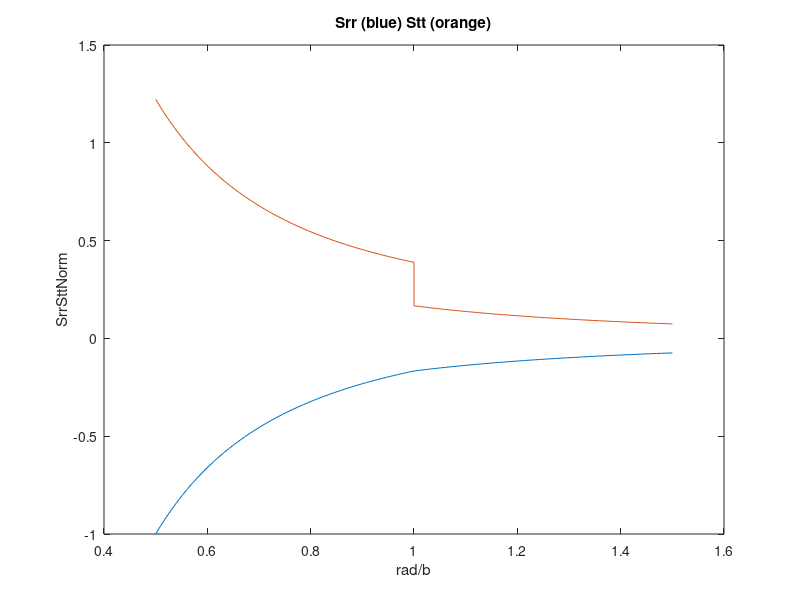

Write the MATLAB code that produced this figure.
%Annulus

close all
clear 

%%%%
%Parameters
%%%%
a=1;        %Hole radius
b=2;        %Annulus outer edge to centre radius
Rad_a_r_b=linspace(a,b,50);  %   Vector of observation points lying r from the centre in the annulus
Rad_b_r=linspace(b,3,50);    %   Vector of observation points lying r from the centre in the matrix

G1=1;       %Elastic properties of Annulus 
v1=0.25; 

G2=0.5;     %Elastic properties of Matrix   
v2=0.25;

p=10^-3;    %Internal hole pressure    




%%%%
%Equations for PPrime (assigned pr in script)
%%%%
one=2*(1-v1)*p*(a^2)/(b^2);
two=2*(1-v1)+(G1/G2-1)*(1-(a^2)/(b^2));
pr= one/two; %C&S 7.5.24

%%%%
%Equations for calculating Srr (Eq1 crouch and star 7.5.23)
%%%%
one=(1/(1-(a^2)/(b^2)));
two=(((p*(a^2))/(b^2)-pr)-(p-pr)*(a^2)./(Rad_a_r_b.^2));
Srr_a_r_b=one*two;
Srr_b_r=-pr*(b^2)./(Rad_b_r.^2);

%%%%
%Equations for calculating Stt (Eq1 crouch and star 7.5.23)
%%%%
one=(1/(1-(a^2)/(b^2)));
two=(((p*(a^2))/(b^2)-pr)+(p-pr)*(a^2)./(Rad_a_r_b.^2));
Stt_a_r_b=one*two;
Stt_b_r=+pr*(b^2)./(Rad_b_r.^2);

%%%%
%Normalizing
%%%%
SrrNorm_a_r_b=Srr_a_r_b/p;
SrrNorm_b_r=Srr_b_r/p;

SttNorm_a_r_b=Stt_a_r_b/p;
SttNorm_b_r=Stt_b_r/p;

rOvb_a_r_b=Rad_a_r_b/b;
rOvb_b_r=Rad_b_r/b;

%%%%
%Appending
%%%%
SrrNorm=[SrrNorm_a_r_b,SrrNorm_b_r];
SttNorm=[SttNorm_a_r_b,SttNorm_b_r];
rOvb=[rOvb_a_r_b,rOvb_b_r];

%%%%
%Plotting
%%%%
plot(rOvb,SrrNorm);
hold on
plot(rOvb,SttNorm);
title('Srr (blue) Stt (orange)'), xlabel('rad/b')
ylabel('SrrSttNorm');